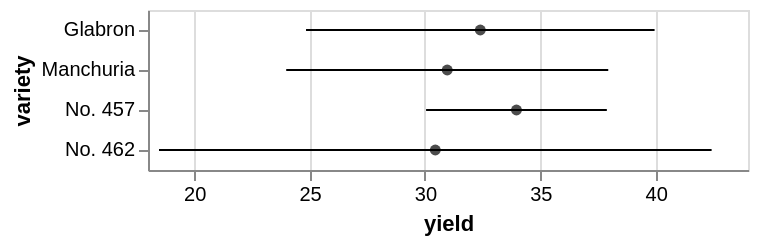

Vega-Lite specification for this chart:
### Vega-Lite specification from a JSON file in a GitHub repository (floating-point values rounded to 4 significant figures)
{"$schema": "https://vega.github.io/schema/vega-lite/v6.json", "data": {"values": [{"yield_error": 7.552, "yield_center": 32.4, "variety": "Glabron"}, {"yield_error": 6.978, "yield_center": 30.97, "variety": "Manchuria"}, {"yield_error": 3.917, "yield_center": 33.97, "variety": "No. 457"}, {"yield_error": 11.97, "yield_center": 30.45, "variety": "No. 462"}]}, "layer": [{"transform": [{"calculate": "datum['yield_center'] + datum['yield_error']", "as": "upper_yield_center"}, {"calculate": "datum['yield_center'] - datum['yield_error']", "as": "lower_yield_center"}], "mark": {"type": "rule", "ariaRoleDescription": "errorbar", "style": "errorbar-rule"}, "encoding": {"x": {"field": "lower_yield_center", "type": "quantitative", "title": "yield", "scale": {"zero": false}}, "x2": {"field": "upper_yield_center"}, "y": {"field": "variety", "type": "ordinal"}, "tooltip": [{"field": "yield_center", "type": "quantitative", "title": "yield_center"}, {"field": "upper_yield_center", "type": "quantitative", "title": "yield_center + yield_error"}, {"field": "lower_yield_center", "type": "quantitative", "title": "yield_center - yield_error"}, {"field": "variety", "type": "ordinal"}]}}, {"mark": {"type": "point", "filled": true, "color": "black"}, "encoding": {"x": {"field": "yield_center", "type": "quantitative"}, "y": {"field": "variety", "type": "ordinal"}}}]}
